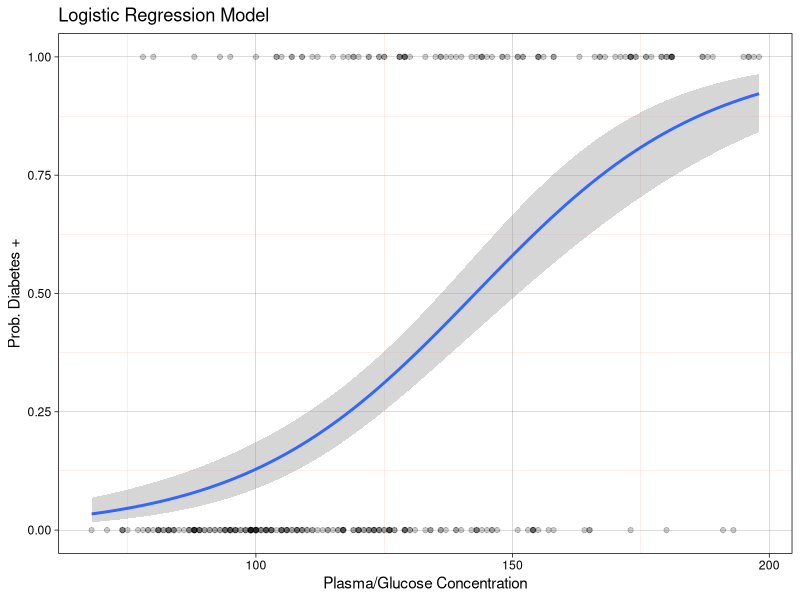

Here is the R script that generated this plot:
# Using R for Logistic Regression. Code from all over the place - this is a pretty common demo. Similarities are unintentional. 
# We'll use a newer version of the Pima Indian dataset to predict diabetes. More on the original dataset here: https://www.kaggle.com/uciml/pima-indians-diabetes-database 

# You'll need to install an few libraries if you don't already have them
install.packages("tidyverse")
install.packages("caret")
install.packages("mlbench")

# Now load the libraries you need, and set some plot elements
library(tidyverse)
library(caret)

# Load the data and do a little feature engineering. We're using a newer version of the Pima data
# from mlbench since the original Pima dataset had some issues. 
data("PimaIndiansDiabetes2", package = "mlbench")
PID2 <- na.omit(PimaIndiansDiabetes2)

# Not much EDA this time - we'll just view the data
sample_n(PID2, 4)

# Now we split the data into training and test set
set.seed(123)
training.samples <- PID2$diabetes %>% 
createDataPartition(p = 0.75, list = FALSE)
train.data  <- PID2[training.samples, ]
test.data <- PID2[-training.samples, ]

# With that done, we can fit this to the model
model <- glm( diabetes ~., data = train.data, family = binomial)

# Let's take a look at that model
summary(model)

# Now we can Make predictions with it
probabilities <- model %>% predict(test.data, type = "response")
predicted.classes <- ifelse(probabilities > 0.5, "pos", "neg")

# And we can check the model's accuracy
mean(predicted.classes == test.data$diabetes)
model <- glm( diabetes ~ glucose, data = train.data, family = binomial)
summary(model)$coef
newdata <- data.frame(glucose = c(20,  180))
probabilities <- model %>% predict(newdata, type = "response")
predicted.classes <- ifelse(probabilities > 0.5, "pos", "neg")
predicted.classes

# Let's start to visualize. We'll set some plot elements
theme_set(theme_linedraw())
theme_update(panel.grid.minor = element_line(colour = "red"))

# We can now create the plot
train.data %>%
  mutate(prob = ifelse(diabetes == "pos", 1, 0)) %>%
  ggplot(aes(glucose, prob)) +
  geom_point(alpha = 0.2) +
  geom_smooth(method = "glm", method.args = list(family = "binomial")) +
  labs(
    title = "Logistic Regression Model", 
    x = "Plasma/Glucose Concentration",
    y = "Prob. Diabetes +"
    )


# If you want, you can take this further and show Multiple Logistic Regression
model <- glm( diabetes ~ glucose + mass + pregnant, 
                data = train.data, family = binomial)
summary(model)$coef

model <- glm( diabetes ~., data = train.data, family = binomial)
summary(model)$coef

